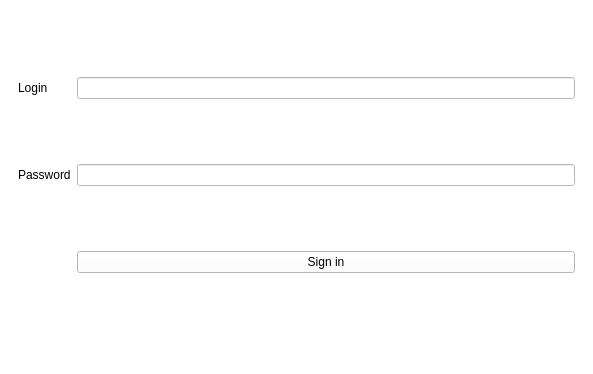
<?xml version="1.0" encoding="UTF-8"?>
<ui version="4.0">
 <class>MainWindow</class>
 <widget class="QMainWindow" name="MainWindow">
  <property name="geometry">
   <rect>
    <x>0</x>
    <y>0</y>
    <width>593</width>
    <height>374</height>
   </rect>
  </property>
  <property name="windowTitle">
   <string>MainWindow</string>
  </property>
  <property name="styleSheet">
   <string notr="true">background-color: rgb(255, 255, 255);</string>
  </property>
  <widget class="QWidget" name="centralwidget">
   <layout class="QGridLayout" name="gridLayout">
    <item row="0" column="0">
     <widget class="QStackedWidget" name="stackedWidget">
      <property name="currentIndex">
       <number>1</number>
      </property>
      <widget class="QWidget" name="page">
       <layout class="QGridLayout" name="gridLayout_2">
        <item row="2" column="0">
         <widget class="QLineEdit" name="lineEdit"/>
        </item>
        <item row="2" column="1">
         <widget class="QPushButton" name="pushButton">
          <property name="styleSheet">
           <string notr="true">background-color: rgb(106, 195, 255);</string>
          </property>
          <property name="text">
           <string>Надіслати повідомлення</string>
          </property>
         </widget>
        </item>
        <item row="1" column="0" colspan="2">
         <widget class="QScrollArea" name="scrollArea">
          <property name="widgetResizable">
           <bool>true</bool>
          </property>
          <widget class="QWidget" name="scrollAreaWidgetContents">
           <property name="geometry">
            <rect>
             <x>0</x>
             <y>0</y>
             <width>555</width>
             <height>255</height>
            </rect>
           </property>
           <layout class="QGridLayout" name="gridLayout_4">
            <item row="0" column="0">
             <widget class="QLabel" name="label">
              <property name="text">
               <string/>
              </property>
             </widget>
            </item>
           </layout>
          </widget>
         </widget>
        </item>
       </layout>
      </widget>
      <widget class="QWidget" name="page_2">
       <layout class="QGridLayout" name="gridLayout_3">
        <item row="0" column="0">
         <widget class="QLabel" name="label_3">
          <property name="text">
           <string>Login</string>
          </property>
         </widget>
        </item>
        <item row="0" column="1">
         <widget class="QLineEdit" name="lineEdit_2"/>
        </item>
        <item row="2" column="1">
         <widget class="QPushButton" name="pushButton_2">
          <property name="text">
           <string>Sign in</string>
          </property>
         </widget>
        </item>
        <item row="1" column="1">
         <widget class="QLineEdit" name="lineEdit_3"/>
        </item>
        <item row="1" column="0">
         <widget class="QLabel" name="label_2">
          <property name="text">
           <string>Password</string>
          </property>
         </widget>
        </item>
       </layout>
      </widget>
     </widget>
    </item>
   </layout>
  </widget>
  <widget class="QMenuBar" name="menubar">
   <property name="geometry">
    <rect>
     <x>0</x>
     <y>0</y>
     <width>593</width>
     <height>25</height>
    </rect>
   </property>
  </widget>
  <widget class="QStatusBar" name="statusbar"/>
 </widget>
 <resources/>
 <connections/>
</ui>
